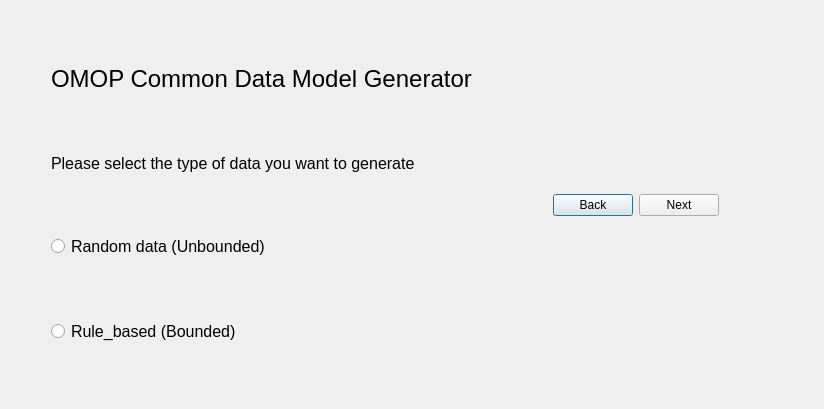
<?xml version="1.0" encoding="UTF-8"?>
<ui version="4.0">
 <class>Dialog</class>
 <widget class="QDialog" name="Dialog">
  <property name="geometry">
   <rect>
    <x>0</x>
    <y>0</y>
    <width>824</width>
    <height>409</height>
   </rect>
  </property>
  <property name="windowTitle">
   <string>Dialog</string>
  </property>
  <layout class="QFormLayout" name="formLayout">
   <item row="0" column="0">
    <layout class="QFormLayout" name="formLayout_2">
     <item row="0" column="0">
      <spacer name="verticalSpacer_5">
       <property name="orientation">
        <enum>Qt::Vertical</enum>
       </property>
       <property name="sizeHint" stdset="0">
        <size>
         <width>20</width>
         <height>40</height>
        </size>
       </property>
      </spacer>
     </item>
     <item row="1" column="0">
      <layout class="QHBoxLayout" name="horizontalLayout">
       <item>
        <spacer name="horizontalSpacer">
         <property name="orientation">
          <enum>Qt::Horizontal</enum>
         </property>
         <property name="sizeHint" stdset="0">
          <size>
           <width>40</width>
           <height>20</height>
          </size>
         </property>
        </spacer>
       </item>
       <item>
        <widget class="QLabel" name="title_label">
         <property name="font">
          <font>
           <pointsize>18</pointsize>
          </font>
         </property>
         <property name="text">
          <string>OMOP Common Data Model Generator</string>
         </property>
        </widget>
       </item>
       <item>
        <spacer name="horizontalSpacer_2">
         <property name="orientation">
          <enum>Qt::Horizontal</enum>
         </property>
         <property name="sizeHint" stdset="0">
          <size>
           <width>40</width>
           <height>20</height>
          </size>
         </property>
        </spacer>
       </item>
      </layout>
     </item>
     <item row="2" column="0">
      <spacer name="verticalSpacer">
       <property name="orientation">
        <enum>Qt::Vertical</enum>
       </property>
       <property name="sizeHint" stdset="0">
        <size>
         <width>20</width>
         <height>40</height>
        </size>
       </property>
      </spacer>
     </item>
     <item row="3" column="0">
      <layout class="QHBoxLayout" name="horizontalLayout_2">
       <item>
        <spacer name="horizontalSpacer_3">
         <property name="orientation">
          <enum>Qt::Horizontal</enum>
         </property>
         <property name="sizeHint" stdset="0">
          <size>
           <width>40</width>
           <height>20</height>
          </size>
         </property>
        </spacer>
       </item>
       <item>
        <widget class="QLabel" name="des_label_2">
         <property name="font">
          <font>
           <pointsize>12</pointsize>
          </font>
         </property>
         <property name="text">
          <string>Please select the type of data you want to generate</string>
         </property>
        </widget>
       </item>
       <item>
        <spacer name="horizontalSpacer_4">
         <property name="orientation">
          <enum>Qt::Horizontal</enum>
         </property>
         <property name="sizeHint" stdset="0">
          <size>
           <width>40</width>
           <height>20</height>
          </size>
         </property>
        </spacer>
       </item>
      </layout>
     </item>
     <item row="4" column="0">
      <spacer name="verticalSpacer_2">
       <property name="orientation">
        <enum>Qt::Vertical</enum>
       </property>
       <property name="sizeHint" stdset="0">
        <size>
         <width>20</width>
         <height>40</height>
        </size>
       </property>
      </spacer>
     </item>
     <item row="5" column="0">
      <layout class="QHBoxLayout" name="horizontalLayout_3">
       <item>
        <spacer name="horizontalSpacer_5">
         <property name="orientation">
          <enum>Qt::Horizontal</enum>
         </property>
         <property name="sizeHint" stdset="0">
          <size>
           <width>40</width>
           <height>20</height>
          </size>
         </property>
        </spacer>
       </item>
       <item>
        <widget class="QRadioButton" name="RD_radioButton">
         <property name="font">
          <font>
           <pointsize>12</pointsize>
          </font>
         </property>
         <property name="text">
          <string>Random data (Unbounded)</string>
         </property>
        </widget>
       </item>
       <item>
        <spacer name="horizontalSpacer_6">
         <property name="orientation">
          <enum>Qt::Horizontal</enum>
         </property>
         <property name="sizeHint" stdset="0">
          <size>
           <width>40</width>
           <height>20</height>
          </size>
         </property>
        </spacer>
       </item>
      </layout>
     </item>
     <item row="6" column="0">
      <spacer name="verticalSpacer_3">
       <property name="orientation">
        <enum>Qt::Vertical</enum>
       </property>
       <property name="sizeHint" stdset="0">
        <size>
         <width>20</width>
         <height>40</height>
        </size>
       </property>
      </spacer>
     </item>
     <item row="7" column="0">
      <layout class="QHBoxLayout" name="horizontalLayout_4">
       <item>
        <spacer name="horizontalSpacer_7">
         <property name="orientation">
          <enum>Qt::Horizontal</enum>
         </property>
         <property name="sizeHint" stdset="0">
          <size>
           <width>40</width>
           <height>20</height>
          </size>
         </property>
        </spacer>
       </item>
       <item>
        <widget class="QRadioButton" name="RB_radioButton_2">
         <property name="font">
          <font>
           <pointsize>12</pointsize>
          </font>
         </property>
         <property name="text">
          <string>Rule_based (Bounded)</string>
         </property>
        </widget>
       </item>
       <item>
        <spacer name="horizontalSpacer_8">
         <property name="orientation">
          <enum>Qt::Horizontal</enum>
         </property>
         <property name="sizeHint" stdset="0">
          <size>
           <width>40</width>
           <height>20</height>
          </size>
         </property>
        </spacer>
       </item>
      </layout>
     </item>
     <item row="8" column="0">
      <spacer name="verticalSpacer_4">
       <property name="orientation">
        <enum>Qt::Vertical</enum>
       </property>
       <property name="sizeHint" stdset="0">
        <size>
         <width>20</width>
         <height>40</height>
        </size>
       </property>
      </spacer>
     </item>
    </layout>
   </item>
   <item row="0" column="1">
    <layout class="QVBoxLayout" name="verticalLayout_2">
     <item>
      <spacer name="verticalSpacer_7">
       <property name="orientation">
        <enum>Qt::Vertical</enum>
       </property>
       <property name="sizeHint" stdset="0">
        <size>
         <width>20</width>
         <height>40</height>
        </size>
       </property>
      </spacer>
     </item>
     <item>
      <layout class="QHBoxLayout" name="horizontalLayout_5">
       <item>
        <spacer name="horizontalSpacer_10">
         <property name="orientation">
          <enum>Qt::Horizontal</enum>
         </property>
         <property name="sizeHint" stdset="0">
          <size>
           <width>40</width>
           <height>20</height>
          </size>
         </property>
        </spacer>
       </item>
       <item>
        <widget class="QPushButton" name="back_Button">
         <property name="text">
          <string>Back</string>
         </property>
        </widget>
       </item>
       <item>
        <widget class="QPushButton" name="next_Button">
         <property name="text">
          <string>Next</string>
         </property>
        </widget>
       </item>
       <item>
        <spacer name="horizontalSpacer_9">
         <property name="orientation">
          <enum>Qt::Horizontal</enum>
         </property>
         <property name="sizeHint" stdset="0">
          <size>
           <width>98</width>
           <height>20</height>
          </size>
         </property>
        </spacer>
       </item>
      </layout>
     </item>
     <item>
      <spacer name="verticalSpacer_6">
       <property name="orientation">
        <enum>Qt::Vertical</enum>
       </property>
       <property name="sizeHint" stdset="0">
        <size>
         <width>20</width>
         <height>40</height>
        </size>
       </property>
      </spacer>
     </item>
    </layout>
   </item>
  </layout>
 </widget>
 <resources/>
 <connections/>
</ui>
